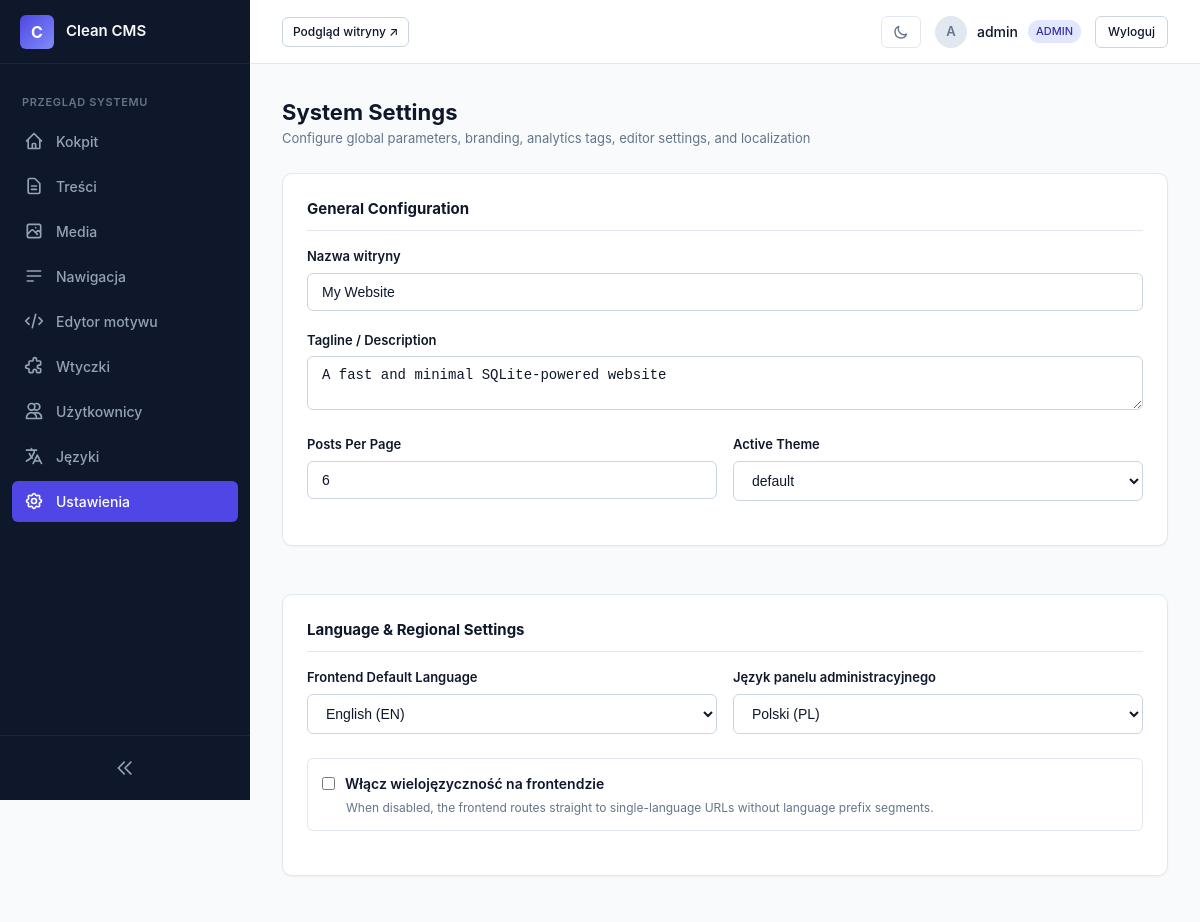
The app's page /admin/settings.php (signed in, upper part), older data.
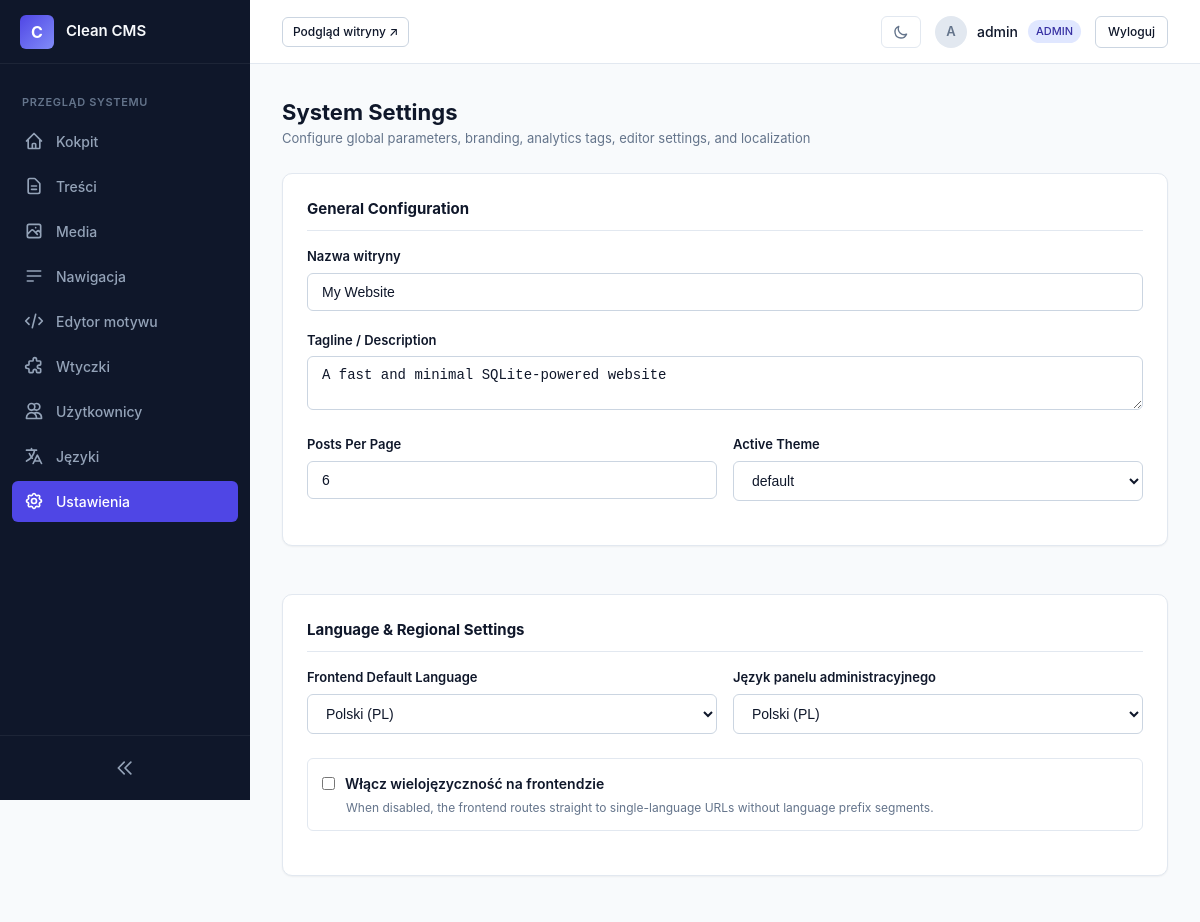
The same page, newer data.
### tables this page shows
CREATE TABLE settings (key TEXT PRIMARY KEY, value TEXT);

### core/Router.php (called while the page is built, shortened)
<?php
final class Router {
    public static function getOption(string $configurationKey, string $defaultFallback = ''): string {
        $database = Database::getConnection();
        $statement = $database->prepare("SELECT value FROM settings WHERE key = :key LIMIT 1");
        $statement->execute([':key' => $configurationKey]);
        $resultRow = $statement->fetch();
        return $resultRow ? (string)$resultRow['value'] : $defaultFallback;
    }
}

### admin/settings.php (the view, shortened to what the changed rows need)
<?php
require_once __DIR__ . '/views/header.php';
?>
<div class="page-header">
    <div>
        <h1 class="page-title"><?= _e('System Settings') ?></h1>
    </div>
</div>
<form method="POST" action="">
    <div style="display: flex; flex-direction: column; gap: 24px; width: 100%;">
        <div class="card">
            <div style="display: grid; grid-template-columns: 1fr 1fr; gap: 16px;">
                <div class="form-group">
                    <label class="form-label" for="default_language"><?= _e('Frontend Default Language') ?></label>
                    <select class="form-control" name="default_language" id="default_language">
                        <?php foreach (I18n::getAvailableLanguages() as $code => $name): ?>
                            <option value="<?= $code ?>" <?= Router::getOption('default_language', 'en') === $code ? 'selected' : '' ?>>
                                <?= htmlspecialchars($name, ENT_QUOTES, 'UTF-8') ?> (<?= strtoupper($code) ?>)
                            </option>
                        <?php endforeach; ?>
                    </select>
                </div>
            </div>
        </div>
    </div>
</form>
<?php require_once __DIR__ . '/views/footer.php'; ?>

Row changes from the older to the newer data that the page shows:
changed settings (number 4 of 6 on the later page): default_language "English (EN)" → "Polski (PL)"
